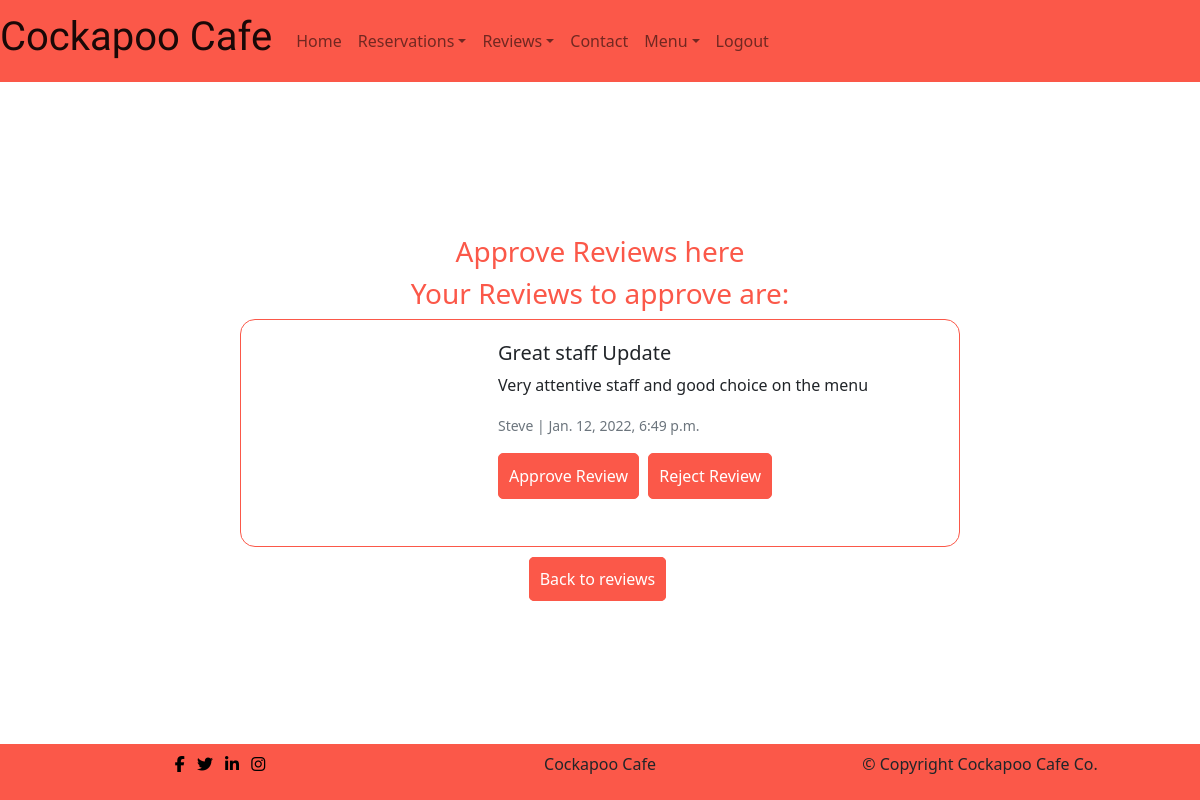
Page /review/manage_review/ (signed in) on the committed database.
### review/models.py (models this page shows, shortened)
class Review(models.Model):
    author = models.ForeignKey(
        User, on_delete=models.CASCADE, related_name="User"
    )
    title = models.CharField(max_length=200, default='no_title', null=True,
                             blank=True)
    body = models.TextField()
    image = CloudinaryField('image', default='review_placeholder')
    created_on = models.DateTimeField(auto_now_add=True)
    updated_on = models.DateTimeField(auto_now=True)
    status = models.IntegerField(choices=STATUS, default=0)
    approved = models.BooleanField(default=False)
    likes = models.ManyToManyField(User, related_name='reviews', blank=True)
    class Meta:
        ordering = ["created_on"]

### review/views.py (the view)
# urls.py: path('manage_review/', views.ManageReviewList.as_view(),
class ManageReviewList(generic.ListView):
    model = Review
    queryset = Review.objects.filter(status=0).order_by('-created_on')
    template_name = 'review/manage_reviews.html'

### review/templates/review/manage_reviews.html (shortened to what this page needs)
{% extends 'base.html' %}
{% load static%}
{% block content %}
  <div class=" container no-reservation-text">
    <h3>Approve Reviews here</h3>
    <h3>Your Reviews to approve are:</h3>
  </div>
  {% if request.user.is_superuser %}
    {% for review in review_list %}
        <div class="card mb-0 col-8 review">
          <div class="row g-0">
            <div class="col-md-4">
            </div>
            <div class="col-md-8">
              <div class="card-body">
                <h5 class="card-title">{{ review.title }}</h5>
                <p class="card-text">{{ review.body }}</p>
                <p class="card-text"><small class="text-muted">{{ review.author }} | {{ review.created_on }}</small></p>
                <p class="inline-flex"><a href="{% url 'approved_review' review.id %}" class="menu-btn">Approve Review</a></p>
                <p class="inline-flex"><a href="{% url 'delete_review' review.id %}" class="menu-btn">Reject Review</a></p>
              </div>
            </div>
          </div>
        </div>
    {% endfor %}
  {% endif %}
  <p id="make-reservation-btn"><a class="menu-btn" href="{% url 'review' %}">Back to reviews</a></p>
{% endblock %}

### static/css/style.css (style rules this page uses)
body { min-height: 100vh; display: flex; flex-direction: column; }
.menu-btn { background-color: #fb5849; color: #fff; border: 1px solid #fb5849; padding: 10px; border-radius: 5px; margin-bottom: 10px; margin-right: 5px; text-decoration: none; }
.inline-flex { display: inline-flex; }
div.card { width: 60%; margin: 0 auto; margin-bottom: 10px;; }
.card { border: 1px solid #fb5849; border-radius: 15px; padding: 5px; }
h3 { color: #fb5849; text-align: center; }
.review { margin: 20px auto; }
#make-reservation-btn { text-align: center; margin: 20px auto; }
.no-reservation-text { text-align: center; }

### rows in the picture
Review: title "Great staff Update", body "Very attentive staff and good choice on the menu", author "Steve", created_on "Jan. 12, 2022, 6:49 p.m."
